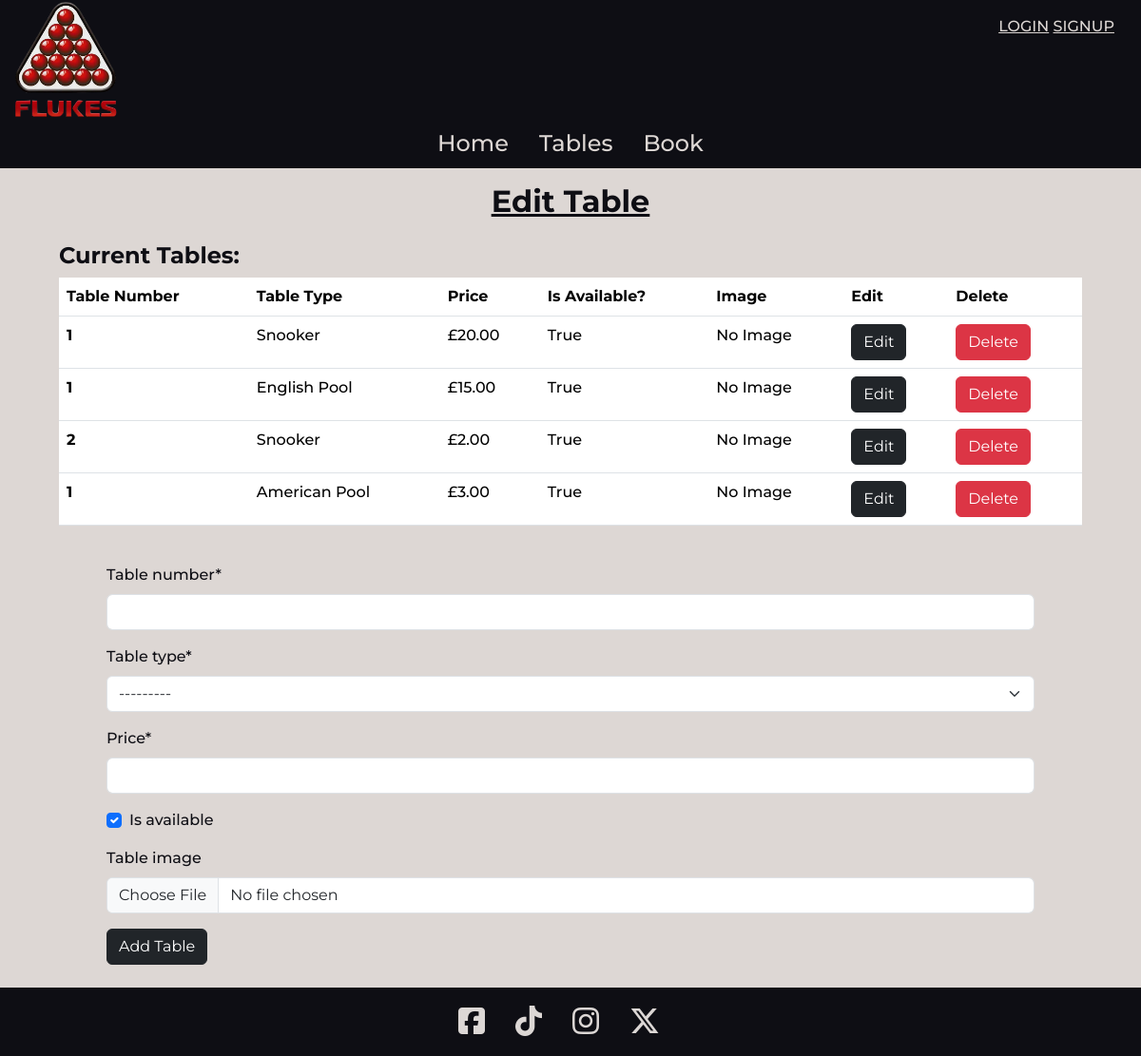
Screenshot of /tables/add_table/ with the database file from the repository.
### home/models.py (models this page shows, shortened)
class ClubDetails(models.Model):
    club_name = models.CharField(max_length=30)
    logo = models.ImageField(null=True, blank=True)
    home_image = models.ImageField(null=True, blank=True)
    address_line1 = models.CharField(max_length=100, blank=True)
    address_line2 = models.CharField(max_length=100, blank=True)
    city = models.CharField(max_length=50, blank=True)
    country = models.CharField(max_length=50, blank=True)
    postcode = models.CharField(max_length=8, blank=True)
    phone_number = PhoneNumberField(blank=True)
    email = models.EmailField(blank=True)
    display_logo = models.BooleanField(default=False)
    display_club_name = models.BooleanField(default=True)
    description = models.TextField()
    tagline = models.TextField()
    primary_colour = models.CharField(max_length=7, default="#ddd7d4")
    secondary_colour = models.CharField(max_length=7, default="#df0020")
    header_colour = models.CharField(max_length=7, default="#0e0e14")
    footer_colour = models.CharField(max_length=7, default="#0e0e14")
    primary_text_colour = models.CharField(max_length=7, default="#0e0e14")
    secondary_text_colour = models.CharField(max_length=7, default="#ddd7d4")
    header_text_colour = models.CharField(max_length=7, default="#ddd7d4")
    footer_text_colour = models.CharField(max_length=7, default="#ddd7d4")
    objects = ClubDetailsManager()

### tables/models.py (models this page shows, shortened)
class Table(models.Model):
    table_number = models.PositiveIntegerField()
    table_type = models.ForeignKey(TableType, on_delete=models.CASCADE)
    price = models.FloatField()
    is_available = models.BooleanField(default=True)
    table_image = models.ImageField(null=True, blank=True)

class TableType(models.Model):
    name = models.CharField(max_length=50)
    description = models.TextField(blank=True, null=True)
    def __str__(self):
        return self.name

### tables/views.py (the view)
# urls.py: path("add_table/", views.add_table, name="add_table"),
def add_table(request):
    tables = Table.objects.all()
    if request.method == "POST":
        form = TableForm(request.POST, request.FILES)
        if form.is_valid():
            form.save()
            messages.success(request, "Table added successfully")
            return redirect("add_table")
        else:
            for error_list in form.errors.values():
                for error in error_list:
                    messages.error(request, error)
    else:
        form = TableForm()
    context = {
        "form": form,
        "tables": tables,
    }
    return render(request, "tables/add_table.html", context)

### tables/forms.py (shortened to what this page needs)
class TableForm(forms.ModelForm):
    class Meta:
        model = Table
        fields = "__all__"

### home/context_processors.py (called while the page is built)
def club_details_processor(request):
    club_details = ClubDetails.objects.get_instance()
    opening_hours = OpeningHours.objects.all().order_by("day_of_week")
    context = {
        "club_details": club_details,
        "opening_hours": opening_hours,
    }
    return context

### home/models.py (called while the page is built)
    def get_instance(self):
        if self.exists():
            return self.get()
        return self.create()

### profiles/context_processors.py (called while the page is built)
def profile_context_processors(request):
    profile = None
    if request.user.is_authenticated:
        try:
            profile = UserProfile.objects.get(user=request.user)
        except UserProfile.DoesNotExist:
            profile = None  # or handle as needed
    return {"profile": profile}

### tables/templates/tables/add_table.html (shortened to what this page needs)
{% extends "base.html" %}
{% load static %}
{% load crispy_forms_tags %}
{% block content %}
<h2 class="text-center py-3 text-decoration-underline fw-bold">Edit Table</h2>
<div class="row justify-content-evenly">
    <div class="col-11">
        <h4 class="fw-bold">Current Tables:</h4>
        <table class="table">
        <thead>
            <tr>
            <th scope="col">Table Number</th>
            <th scope="col">Table Type</th>
            <th scope="col">Price</th>
            <th scope="col">Is Available?</th>
            <th scope="col">Image</th>
            <th scope="col">Edit</th>
            <th scope="col">Delete</th>
            </tr>
        </thead>
        <tbody>
            {% for table in tables %}
            <tr>
            <th scope="row">{{ table.table_number }}</th>
            <td>{{ table.table_type }}</td>
            <td>£{{ table.price|floatformat:2 }}</td>
            <td>{{ table.is_available }}</td>
            {% if table.image %}
                <td>{{ table.image.url }}</td>
            {% else %}
                <td>No Image</td>
            {% endif %}
            <td><a href="{% url 'edit_table' table.pk %}" class="btn btn-dark">Edit</a></td>
            <td><a href="{% url 'delete_table' table.pk %}" class="btn btn-danger">Delete</a></td>
            </tr>
            {% endfor %}
        </tbody>
        </table>
    </div>
</div>
<div class="row justify-content-evenly py-4">
    <div class="col-10">
        <form method="post" enctype="multipart/form-data">
            {% for field in form %}
                {{ field | as_crispy_field }}
            {% endfor %}
            <button class="btn btn-dark" type="submit">Add Table</button>
        </form>
    </div>
</div>
{% endblock %}

### templates/includes/header.html (shortened to what this page needs)
<header class="container-fluid header-colour">
  <div class="row">
    {% if request.user.is_authenticated %}
    <div class="col-10">
      {% else %}
      <div class="col-8">
        {% endif %}
        {% if club_details.display_logo %}
        <img src="{{ club_details.logo.url }}" alt="{{ club_details.club_name }} Logo" class="logo d-inline" />
        {% endif %}
      </div>
      {% if request.user.is_authenticated %}
      <div class="col-2 text-end">
        <div class="m-3">
          <div class="row align-items-end">
            <div class="col-6">
              <a href="{% url 'view_cart' %}" class="me-3 header-text-colour position-relative">
                <i class="fa-solid fa-basket-shopping fa-2xl"></i>
              </a>
            </div>
            <div class="col-6">
              <div class="dropdown">
                <a class="fit-content header-text-colour" role="button" data-bs-toggle="dropdown" aria-expanded="false">
                  <i class="fa-solid fa-user fa-2xl"></i>
                </a>
                <ul class="dropdown-menu">
                  <li><a class="dropdown-item" href="{% url 'profile' %}">Profile</a></li>
                  <li><a class="dropdown-item" href="#">My Bookings</a></li>
                  <li>
                    <hr class="dropdown-divider">
                  </li>
                  {% if request.user.is_superuser %}
                  <li><a class="dropdown-item" href="{% url 'edit_club_details' %}">Edit Club Details</a></li>
                  <li><a class="dropdown-item" href="{% url 'manage_opening_hours' %}">Edit Opening Times</a></li>
                  <li><a class="dropdown-item" href="{% url 'add_table_type' %}">Add Table Type</a></li>
                  <li><a class="dropdown-item" href="{% url 'add_table' %}">Add Table</a></li>
                  <li>
                    <hr class="dropdown-divider">
                  </li>
                  {% endif %}
                  <li><a class="dropdown-item" href="{% url 'account_logout' %}">Logout</a></li>
                </ul>
              </div>
            </div>
            {% else %}
            <div class="col-4 text-end">
              <div class="m-3">
                <a href="{% url 'account_login' %}" class="header-text-colour">LOGIN</a>
                <a href="{% url 'account_signup' %}" class="header-text-colour">SIGNUP</a>
                {% endif %}
              </div>
            </div>
          </div>
        <nav>
          <ul class="nav justify-content-center">
            <li class="nav-item">
              <a id="nav-item" class="nav-link active header-text-colour fs-4" aria-current="page"
                href="{% url 'home' %}">Home</a>
            </li>
            <li class="nav-item">
              <a id="nav-item" class="nav-link nav-hover header-text-colour fs-4"
                href="{% url 'tables_view' %}">Tables</a>
            </li>
            <li class="nav-item">
              <a id="nav-item" class="nav-link nav-hover header-text-colour fs-4" href="{% url 'book_table' %}">Book</a>
            </li>
          </ul>
        </nav>
</header>

### static/css/base.css (style rules this page uses)
header, footer, main, .toast { font-family: "Montserrat", sans-serif; font-weight: 500; font-style: normal; }
.logo { max-height: 125px; }

### rows the page displays
ClubDetails: logo (picture)
Table: table_number "1", table_type "Snooker", price "20.00", is_available "True"
Table: table_number "1", table_type "English Pool", price "15.00", is_available "True"
Table: table_number "2", table_type "Snooker", price "2.00", is_available "True"
Table: table_number "1", table_type "American Pool", price "3.00", is_available "True"
